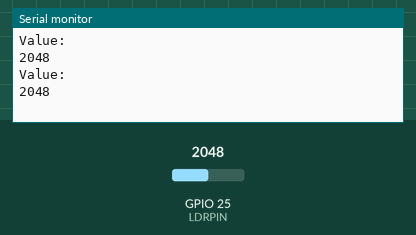
Simulated run of this sketch. Board: ESP32. Parts: the last lines printed to the serial monitor. The inputs (shaded band) are chosen by the test bench; at power-on: GPIO 25 (LDRPIN) = 2048.

Above: at 2.2 s.
2.3 s: GPIO 25 (LDRPIN) set to 2866
At 3.6 s:
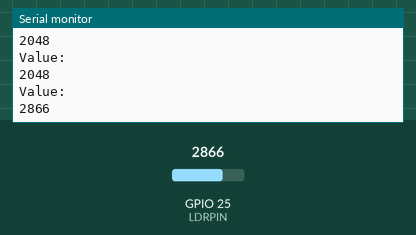
3.8 s: GPIO 25 (LDRPIN) set to 3603
At 4.8 s:
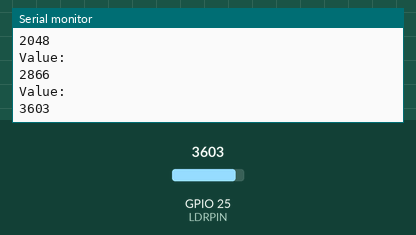
Timing chart, 0 to 6.8 s (numbered marks = the images above; inputs shaded):
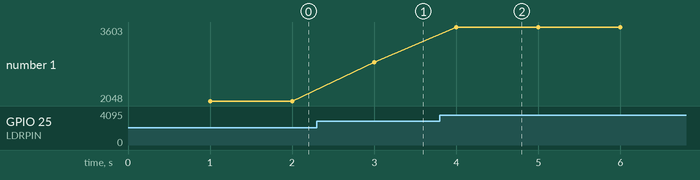

Measured:
- after the input at 2.3 s, the serial monitor: prints a new line after 0.70 s (image 1)
- after the input at 3.8 s, the serial monitor: prints a new line after 0.20 s (image 2)
- plotted number 1: 2048 → 2866 after the input at 2.3 s, 2866 → 3603 after the input at 3.8 s

The sketch:

LDR_Sensor.ino
```cpp
#define LDRPIN 25
void setup() {
  Serial.begin(115200);
  delay(1000);
}

void loop() {
  int val = analogRead(LDRPIN);
  Serial.println("Value: ");
  Serial.println(val);
  delay(1000);
}
```
